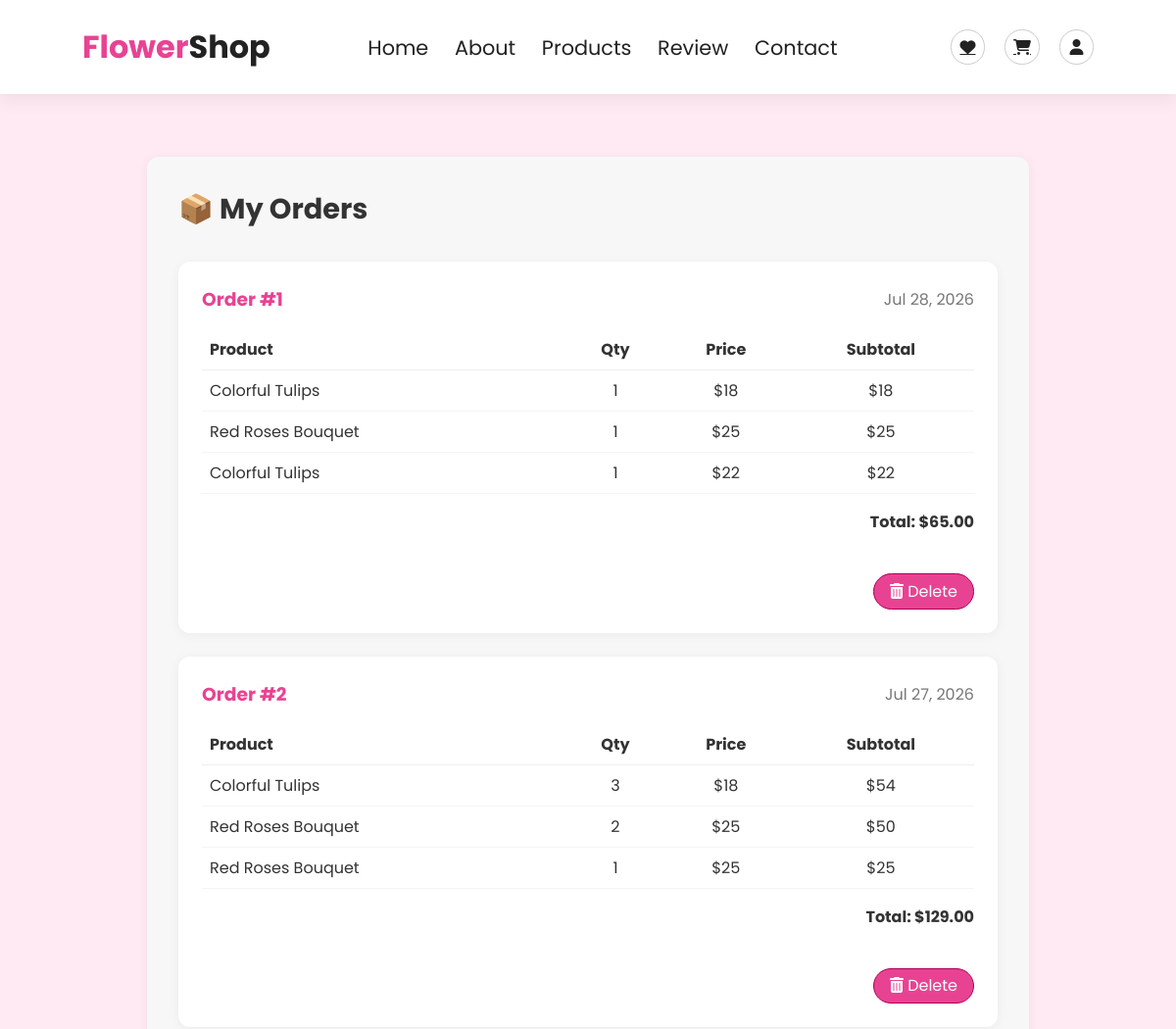
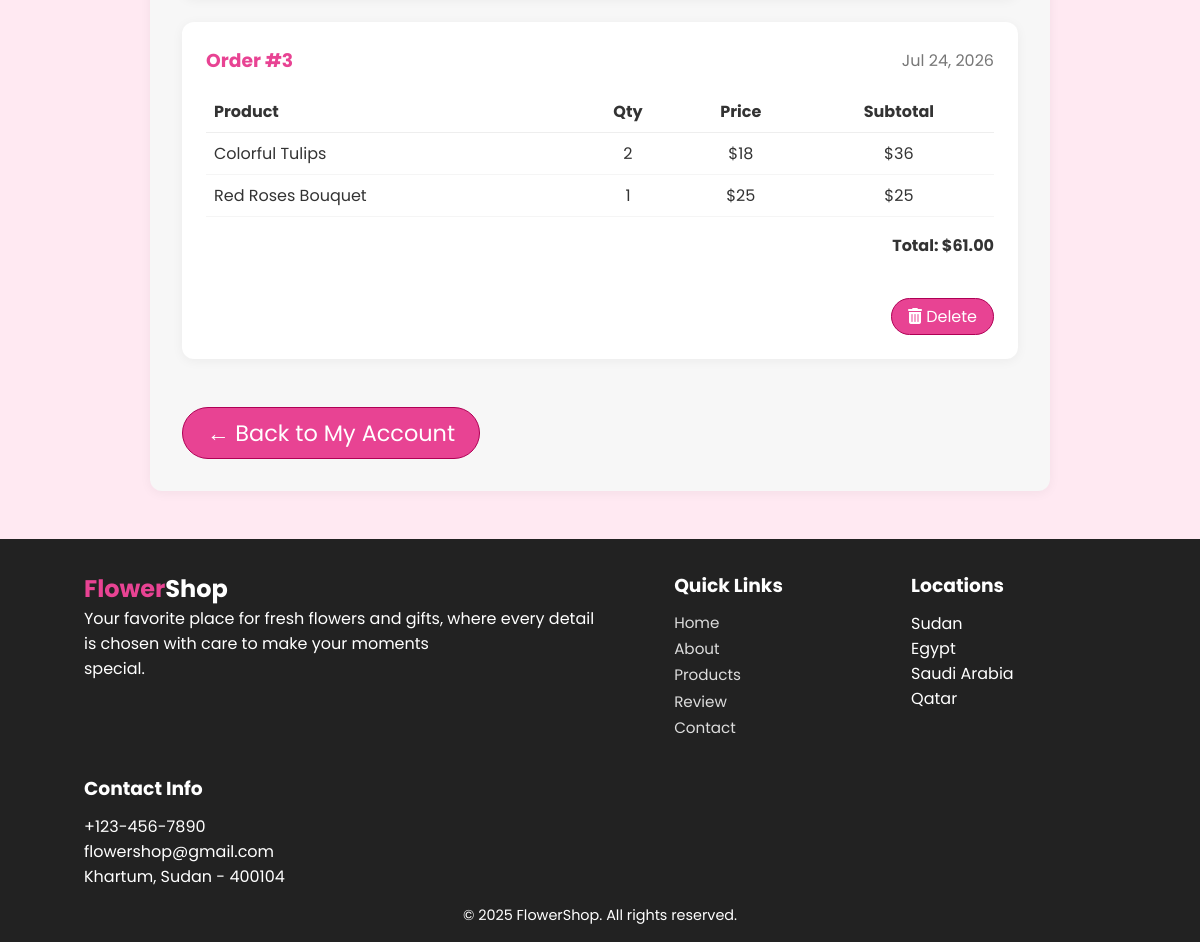
The app's page /cart/my-orders/ (signed in) with its own data (2 pictures, top to bottom).
### cart/models.py (models this page shows, shortened)
class Order(models.Model):
    user = models.ForeignKey(User, on_delete=models.CASCADE, null=True, blank=True)
    first_name = models.CharField(max_length=50)
    last_name = models.CharField(max_length=50)
    address = models.CharField(max_length=200)
    city = models.CharField(max_length=50)
    phone = models.CharField(max_length=20)
    email = models.EmailField(blank=True, null=True)
    items_data = models.TextField()
    total = models.DecimalField(max_digits=8, decimal_places=2)
    created_at = models.DateTimeField(auto_now_add=True)

### cart/views.py (the view)
# urls.py: path('my-orders/', views.my_orders_view, name='my_orders'),
@login_required
def my_orders_view(request):
    orders = Order.objects.filter(user=request.user).order_by('-created_at')
    for order in orders:
        order.items_data = json.loads(order.items_data)
    return render(request, 'cart/my_orders.html', {'orders': orders})

### templates/cart/my_orders.html (shortened to what this page needs)
{% extends 'base.html' %}
{% block content %}
<section style="min-height: 70vh; padding-top: 10rem; background: rgb(255, 233, 242)">
    <div style="max-width: 900px; margin: auto; background: #f7f7f7; padding: 2rem; border-radius: 12px; box-shadow: 0 2px 12px rgba(0,0,0,0.05);">
        <h2 style="font-size: 1.8rem; margin-bottom: 2rem; color: #333;">📦 My Orders</h2>
        {% if orders %}
            {% for order in orders %}
            <div style="background: #fff; box-shadow: 0 2px 12px rgba(0,0,0,0.05); border-radius: 12px; padding: 1.5rem; margin-bottom: 1.5rem;">
                <div style="display: flex; justify-content: space-between; align-items: center;">
                    <h3 style="color: var(--main-color);">Order #{{ forloop.counter }}</h3>
                    <span style="color: #777;">{{ order.created_at|date:"M d, Y" }}</span>
                </div>
                <table style="width: 100%; margin-top: 1rem; border-collapse: collapse;">
                    <thead>
                        <tr style="border-bottom: 1px solid #eee;">
                            <th style="text-align: left; padding: 8px;">Product</th>
                            <th style="text-align: center; padding: 8px;">Qty</th>
                            <th style="text-align: center; padding: 8px;">Price</th>
                            <th style="text-align: center; padding: 8px;">Subtotal</th>
                        </tr>
                    </thead>
                    <tbody>
                        {% for item in order.items_data %}
                        <tr style="border-bottom: 1px solid #f5f5f5;">
                            <td style="padding: 8px;">{{ item.name }}</td>
                            <td style="text-align: center; padding: 8px;">{{ item.quantity }}</td>
                            <td style="text-align: center; padding: 8px;">${{ item.price }}</td>
                            <td style="text-align: center; padding: 8px;">${{ item.subtotal }}</td>
                        </tr>
                        {% endfor %}
                    </tbody>
                </table>
                <div style="text-align: right; margin-top: 1rem; font-weight: bold;">
                    Total: ${{ order.total }}
                </div>
                <div style="text-align: right; margin-top: 0.5rem;">
                    <form method="post" action="{% url 'delete_order' order.id %}"
                          onsubmit="return confirm('Are you sure you want to delete this order?');"
                          style="display: inline;">
                        <button type="submit" class="btn" style="font-size: 1rem; padding: 0.3rem 1rem;">
                            <i class="fas fa-trash-alt"></i> Delete
                        </button>
                    </form>
                </div>
            </div>
            {% endfor %}
        {% else %}
            <div style="text-align: center; padding: 2rem; color: #777;">
                <i class="fas fa-box-open" style="font-size: 3rem; color: #ddd;"></i>
                <p style="margin-top: 1rem;">You haven't placed any orders yet.</p>
                <a href="{% url 'home' %}" class="btn" style="margin-top: 1rem;">Start Shopping</a>
            </div>
        {% endif %}
        <a href="{% url 'my_account' %}" class="btn" style="margin-top: 1.5rem;">← Back to My Account</a>
    </div>
</section>
{% endblock %}

### static/css/style.css (style rules this page uses)
* { margin: 0; padding: 0; box-sizing: border-box; font-family: 'Poppins', sans-serif; }
html { scroll-behavior: smooth; }
body { background: rgb(255, 233, 242); color: #333; }
:root { --main-color: #e84393; --dark-color: #222; --light-bg: #f7f7f7; }
section { padding: 6rem 7% 3rem; }
.btn { display: inline-block; padding:0.5rem 1.5rem; background: var(--main-color); color: #fff; font-size: 1.4rem; border-radius: 2rem; border: 0.1rem solid #af0055; text-decoration: none; margin-top: 2rem; }

### records on screen
Order: created_at "Jul 28, 2026", name "Colorful Tulips" "Red Roses Bouquet" "Colorful Tulips", quantity "1" "1" "1", price "18" "25" "22", subtotal "18" "25" "22", total "65.00"
Order: created_at "Jul 27, 2026", name "Colorful Tulips" "Red Roses Bouquet" "Red Roses Bouquet", quantity "3" "2" "1", price "18" "25" "25", subtotal "54" "50" "25", total "129.00"
Order: created_at "Jul 24, 2026", name "Colorful Tulips" "Red Roses Bouquet", quantity "2" "1", price "18" "25", subtotal "36" "25", total "61.00"
